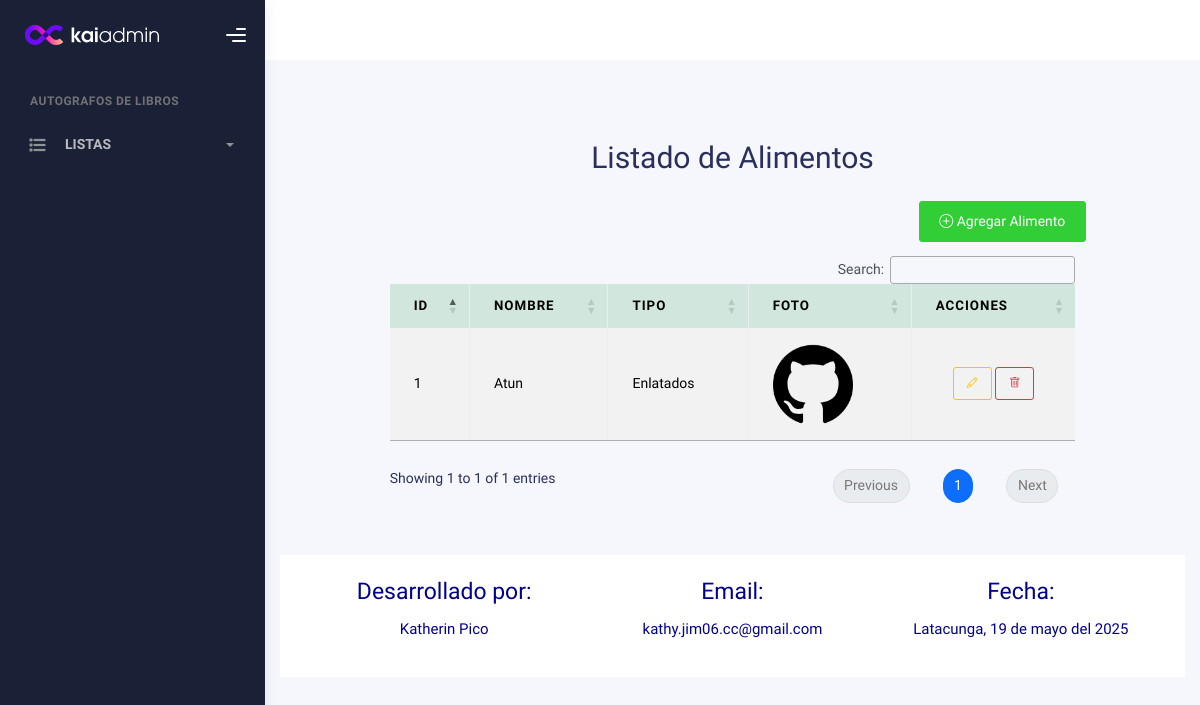
The page /listaAlimentos/ on the database its author committed.
### Aplicaciones/Alimentos/models.py (models this page shows)
class Alimento(models.Model):
    nombre = models.CharField(max_length=100)
    tipo = models.CharField(max_length=50)
    foto_alimento = models.ImageField(upload_to='Alimentos', null=True, blank=True)

### Aplicaciones/Alimentos/views.py (the view)
# urls.py: path('listaAlimentos/', views.listaAlimentos, name='listaAlimentos'),
def listaAlimentos(request):
    alimentoListado = Alimento.objects.all()
    return render(request, "listaAlimentos.html", {'Alimentos': alimentoListado})

### Aplicaciones/Alimentos/templates/listaAlimentos.html (shortened to what this page needs)
{% extends 'plantilla.html' %}
{% load static %}
{% block contenido %}
<section class="container py-5">
  <div class="row justify-content-center">
    <div class="col-lg-10">
      <h1 class="mb-4 text-center">Listado de Alimentos</h1>
      <div class="text-end mb-3">
        <a href="nuevoAlimento/" class="btn btn-success">
          <i class="bi bi-plus-circle"></i> Agregar Alimento
        </a>
      </div>
      <div class="table-responsive">
        <table id="tbl_alimentos" class="table table-bordered table-striped table-hover align-middle">
          <thead class="table-success text-center">
            <tr>
              <th>ID</th>
              <th>Nombre</th>
              <th>Tipo</th>
              <th>Foto</th>
              <th>Acciones</th>
            </tr>
          </thead>
          <tbody>
            {% for alimento in Alimentos %}
              <tr>
                <td>{{ alimento.id }}</td>
                <td>{{ alimento.nombre }}</td>
                <td>{{ alimento.tipo }}</td>
                <td>
                  {% if alimento.foto_alimento %}
                    <img src="{{ alimento.foto_alimento.url }}" alt="Foto del alimento" height="80px">
                  {% else %}
                    Ninguna
                  {% endif %}
                </td>
                <td class="text-center">
                  <a href="/editarAlimento/{{alimento.id}}" class="btn btn-outline-warning btn-sm" title="Editar">
                    <i class="bi bi-pencil"></i>
                  </a>
                  <a href="#" class="btn btn-outline-danger btn-sm" title="Eliminar" onclick="confirmarEliminacion('{{ alimento.id }}')">
                    <i class="bi bi-trash"></i>
                  </a>
                </td>
              </tr>
            {% endfor %}
          </tbody>
        </table>
      </div>
    </div>
  </div>
</section>
{% endblock %}

### rows shown on the page
Alimento: id "1", nombre "Atun", tipo "Enlatados", foto_alimento (picture)
